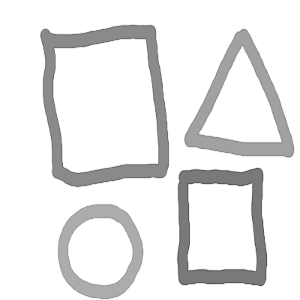
#> input picture CV Assignments/1155072677-Asgn1/misc/corner_gray.png, 300 x 300 px
$ python runHarris.py   (older library calls are emulated)
#> lines starting #> are read from the running program, lines starting #| are printed output that depends on the picture
#> further down, I is the input picture: shape (300, 300, 3); min 77, max 255, mean 233.1
import scipy.io as sio
import numpy as np
import cv2
from matplotlib import pyplot as plt

def harrisdetector(image, k, t):
    # TODO Write harrisdetector function based on the illustration in specification.
    # Return corner points x-coordinates in result[0] and y-coordinates in result[1]
#> called with k = 1, t = 20
    ptr_x = []
    ptr_y = []

    Im= np.zeros((image.shape[0],image.shape[1],1),dtype=np.float32)
    Im[:,:,0] = image[:,:,0]*0.114+image[:,:,1]*0.587+image[:,:,2]*0.299
    Im.astype(np.float)
    Im = np.pad(Im, ((k, k), (k, k), (0,0)),'edge')
#> Im: shape (302, 302, 1) float32

    Weight = np.ones((2*k+1,2*k+1),dtype=np.float)/9
    horrizonKer = np.array([[1.0,0.0,-1.0]],dtype=np.float)
    verticalKer = np.array([[1.0],[0.0],[-1.0]])
    image_Blur = cv2.filter2D(Im ,-1, Weight)
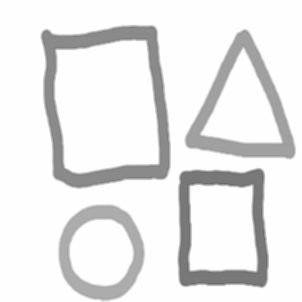
#> image_Blur: shape (302, 302) float32; min 106.9, max 255, mean 233.4

    I_x = cv2.filter2D(image_Blur, -1, horrizonKer)
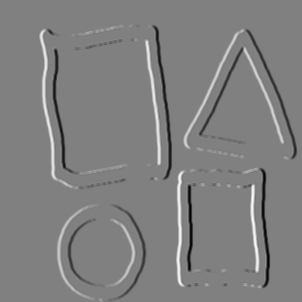
#> I_x: shape (302, 302) float32; min -103.4, max 102.3, mean 0; drawn with min black and max white
    I_y = cv2.filter2D(image_Blur, -1, verticalKer)
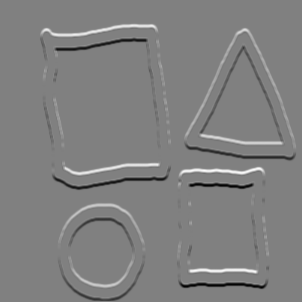
#> I_y: shape (302, 302) float32; min -103.2, max 102, mean 0; drawn with min black and max white

    I_xx = cv2.filter2D(I_x, -1, horrizonKer)
    I_yy = cv2.filter2D(I_y, -1, verticalKer)
    I_xy = cv2.filter2D(I_x, -1, verticalKer)

    I_xx = I_xx[k : -k, k : -k]
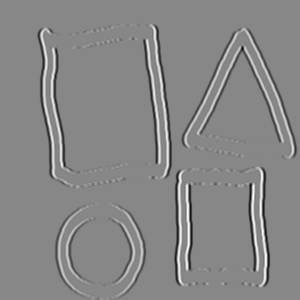
#> I_xx: shape (300, 300) float32; min -112.4, max 99.78, mean 0; drawn with min black and max white
    I_yy = I_yy[k : -k, k : -k]
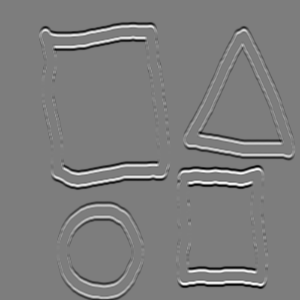
#> I_yy: shape (300, 300) float32; min -96, max 98.33, mean 0; drawn with min black and max white
    I_xy = I_xy[k : -k, k : -k]
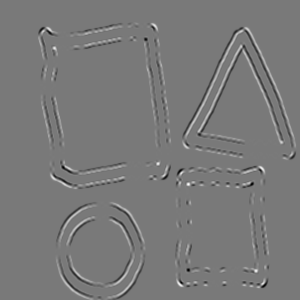
#> I_xy: shape (300, 300) float32; min -65, max 70.89, mean 0; drawn with min black and max white

    for i in xrange(image.shape[0]):
        for j in xrange(image.shape[1]):
            A = np.zeros((2,2,1),dtype=np.float)
            A[0,0,0] = I_xx[i,j]
            A[0,1,0] = I_xy[i,j]
            A[1,0,0] = I_xy[i,j]
            A[1,1,0] = I_yy[i,j]

            a,eigens,vectors = cv2.eigen(A,True)
            if eigens[0,0]>t and eigens[1,0]>t:
                ptr_x.append(j)
                ptr_y.append(i)
#> after the loop, ptr_x = 89 values, max 291 at index 29, min 42 at index 16, mean 188.6; ptr_y = 89 values from 25 to 285

    result = [ptr_x, ptr_y]
    return result

if __name__ == '__main__':
    k = 1       # change to your value
    t = 2e1     # change to your value

    I = cv2.imread('./misc/corner_gray.png')

    fr = harrisdetector(I, k, t)
#> fr = 2 items

    # Show input, OpenCV is BGR-channel, matplotlib is RGB-channel
    # Or:
    #   cv2.imshow('output',out)
    #   cv2.waitKey(0)
    plt.imshow(I)
    # plot harris points overlaid on input image
    plt.scatter(x=fr[0], y=fr[1], c='r', s=40)

    # show
    plt.show()
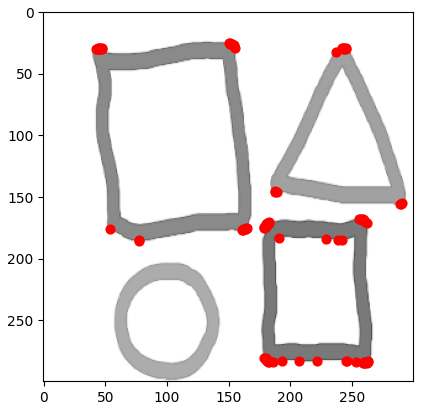
#> figure drawn by matplotlib, 1 panel
